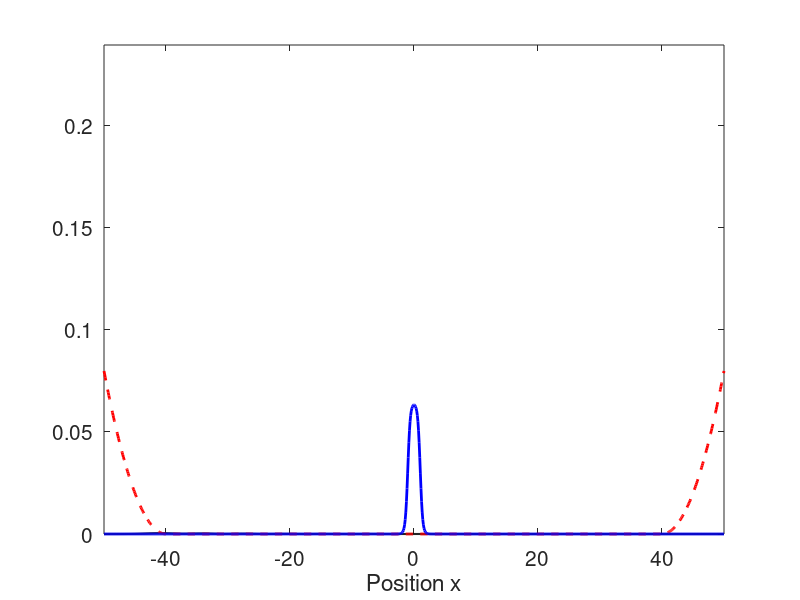

Write MATLAB code to recreate this figure.
% This script simulates the evolution of an particle which hits a barrier.
% The barrier has a smoth rectangular-like shape.
% 
% It imposes a complex absorbing potential and uses the accumulated
% absorption at each and in order to estimate reflection and trasmissiion
% probabilities.
%
% The absorbing potential is a quadratic monomial.
% 
% The simulation progresses until the probability of the particle to 
% remain on the grid passes 0.5 %. (This limit can be changed.)
%
% Inputs for the initial Gaussian:
%   x0      - The (mean) initial position
%   p0      - The (mean) initial momentum
%   sigmaP  - The momentum width of the initial, Gaussian wave packet
%   tau     - The time at which the Gaussian is narrowest (spatially)
% 
% Input for the barrier:
%   V0      - The height of the barrier (can be negative)
%   w       - The width of the barrier
%   s       - Smoothness parameter
%
% Inputs for the absorbing potential
%   eta     - The strength of the absorber
%   Onset   - the |x| value beyond which absorption starts
% 
% Numerical inputs:
%   L       - The extension of the spatial grid 
%   N       - The number of grid points
%   dt      - The step size in time
%
% All inputs are hard coded initially.

% Numerical grid parameters
L = 100;
N = 1024;                
h = L/(N-1);

% Numerical time parameter
dt = 0.025;

% Input parameters for the Gaussian
x0 = -20;
p0 = 1;
sigmaP = 0.2;
tau = 0;

% Input parameters for the barrier
V0 = 1;
w = 2;
s = 5;

% Inputs for the absorber
eta = 1e-2;
Onset = 40;
% Check that Onset is admissible
if Onset > L/2
  error('This value for Onset is too large.')
end

% Set up grid
x = transpose(linspace(-L/2, L/2, N));      % Column vector

% Set up barrier
Vpot = @(x) V0./(exp(s*(abs(x)-w/2))+1);

% Set up the absorbing potential
Vabs = @(x) eta * (abs(x) > Onset) .* (abs(x) - Onset).^2;

% Set up kinetic energy matrix by means of the fast Fourier transform
k=2*pi/(N*h)*[0:(N/2-1), (-N/2:-1)];        % Vector with k-values
% Fourier transform the identity matrix:
Tmat = fft(eye(N));
% Multiply by (ik)^2
Tmat = diag(-k.^2)*Tmat;
% Transform back to x-representation
Tmat = ifft(Tmat);
Tmat = -1/2*Tmat;               % Correct prefactor


% Set up propagator - with a non-Hermitian Hamiltonian
Ham = Tmat + diag(Vpot(x)) - 1i*diag(Vabs(x));  % Hamiltonian
U = expm(-1i*Ham*dt);                               % Propagator

% Set up Gaussian - analytically
InitialNorm = nthroot(2/pi, 4) * sqrt(sigmaP/(1-2i*sigmaP^2*tau));
% Initial Gaussian
Psi0 = InitialNorm*exp(-sigmaP^2*(x-x0).^2/(1-2i*sigmaP^2*tau)+1i*p0*x);

% Initiate wave functon, classical variables and time
t = 0;
Psi = Psi0;

% Initiate plots
figure(1)
% Plot wave packet
plWF = plot(x,abs(Psi).^2, 'k-', 'linewidth', 1.5);
MaxValPsi0 = max(abs(Psi).^2);     % For scaling the barrier plot
hold on
% Plot absorber
plot(x, 0.5*Vabs(x)/max(Vabs(x))*MaxValPsi0, 'r--', 'linewidth', 2)
% Plot potential
plot(x, 0.4*Vpot(x)/V0*MaxValPsi0, 'b-', 'linewidth', 2)
axis([-L/2 L/2 0 1.5*MaxValPsi0])                % Set axes
xlabel('Position x')
set(gca, 'fontsize', 15)
hold off

% Initiate
Rprob = 0;
Tprob = 0;

% Loop which updates wave functions and plots in time
while Rprob + Tprob < .995
  % Update numerical wave function
  Psi = U*Psi;
  
  % Update R and T
  Rprob = Rprob + 2*dt*trapz(x, (x < -Onset).*Vabs(x).*abs(Psi).^2);
  Tprob = Tprob + 2*dt*trapz(x, (x >  Onset).*Vabs(x).*abs(Psi).^2);
  
  % Update plot
  set(plWF, 'ydata', abs(Psi).^2);
  drawnow
  
  % Update time
  t = t+dt;             
 end

% Estimate transmission and relflection probabilities
% Print result to screen
disp(['Estimated reflection probability: ', num2str(100*Rprob), ' %'])
disp(['Estimated transmission probability: ', num2str(100*Tprob), ' %'])
